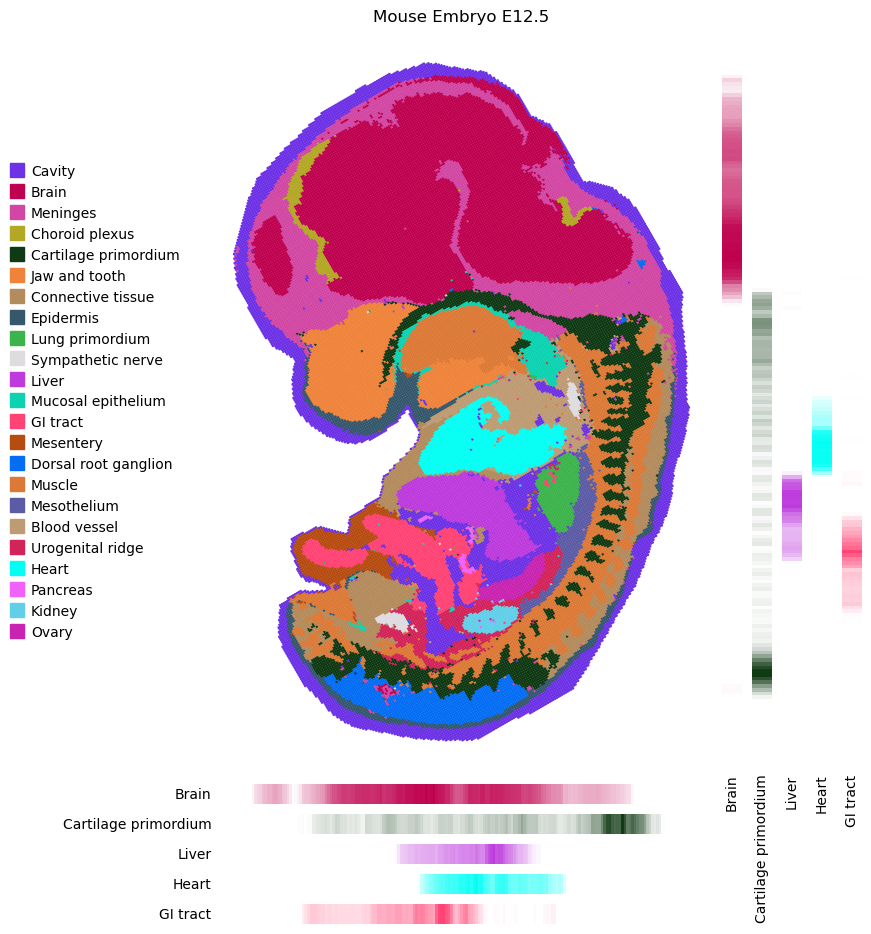

Python code for this plot:

import numpy as np
from matplotlib.colors import LinearSegmentedColormap
from matplotlib import pyplot as plt
from legendkit import cat_legend
import marsilea as ma

# Load dataset and prepare data

embryo = ma.load_data("mouse_embryo")

# 最大值
xmax = embryo["cell_x"].max()
ymax = embryo["cell_y"].max()
# 正负对称的起始终止
xstart, xend = -xmax * 0.05, xmax * 1.05
ystart, yend = -ymax * 0.05, ymax * 1.05

'''
np.linspace() 是 NumPy 库中的一个函数，
用于在指定的起始点和结束点之间生成等间隔的数值序列。
这个函数非常适用于需要精确控制元素间隔的场合。
'''
xrange = np.linspace(xstart, xend, 200)
yrange = np.linspace(ystart, yend, 200)

# 取中间值
xmid = (xrange[1:] + xrange[:-1]) / 2
ymid = (yrange[1:] + yrange[:-1]) / 2


def get_xy_hist(ct):
    '''
    获得xy坐标的直方图
    np.histogram 用于计算一维数组的直方图

    import numpy as np
    data = np.array([1, 2, 3, 4, 5, 6, 7, 8, 9, 10])
    hist, bins = np.histogram(data, bins=5)
    print("直方图统计结果：", hist)
    print("区间边界值：", bins)

    直方图统计结果： [2 2 2 2 2]
    区间边界值： [ 1.   2.8  4.6  6.4  8.2 10. ]
    '''
    x = embryo[embryo["cell_type"] == ct]["cell_x"].to_numpy()
    y = embryo[embryo["cell_type"] == ct]["cell_y"].to_numpy()
    xhist, _ = np.histogram(x, bins=xrange)
    yhist, _ = np.histogram(y, bins=yrange)
    return xhist, yhist

# Here we have a predefined colormap for each cell type.

colormap = {
    "Cavity": "#6d32e6",
    "Brain": "#bf024f",
    "Meninges": "#d147a3",
    "Choroid plexus": "#b3a726",
    "Cartilage primordium": "#103a14",
    "Jaw and tooth": "#ef833a",
    "Connective tissue": "#b38b5c",
    "Epidermis": "#35586d",
    "Lung primordium": "#3cb44b",
    "Sympathetic nerve": "#dfdce0",
    "Liver": "#bd3add",
    "Mucosal epithelium": "#0bd3b1",
    "GI tract": "#ff4374",
    "Mesentery": "#b74c11",
    "Dorsal root ganglion": "#036df4",
    "Muscle": "#dd7936",
    "Mesothelium": "#5c5ca6",
    "Blood vessel": "#be9b72",
    "Urogenital ridge": "#d3245a",
    "Heart": "#03fff4",
    "Pancreas": "#f062f9",
    "Kidney": "#62cfe8",
    "Ovary": "#c923b1",
}

width = 5
height = width * (yend - ystart) / (xend - xstart)
# 白板
b = ma.WhiteBoard(height=height, width=width)

# 根据细胞类型添加子图
cell_types = ["Brain", "Cartilage primordium", "Liver", "Heart", "GI tract"]
for n in cell_types:
    # 添加子图
    b.add_canvas("bottom", size=0.2, pad=0.1, name=f"{n}-x")
    b.add_canvas("right", size=0.2, pad=0.1, name=f"{n}-y")
b.render()

# Draw cell
ax = b.get_main_ax()
# matplotlib.axes.Axes.scatter() 散点图
points = ax.scatter(embryo["cell_x"], embryo["cell_y"], s=1, c=embryo["colors"])
# 强制栅格化（位图）绘制矢量图形输出
# matplotlib.artist.Artist.set_rasterized
# Force rasterized (bitmap) drawing for vector graphics output.
points.set_rasterized(True)
# 限制 x/y 轴范围
ax.set_xlim(xstart, xend)
ax.set_ylim(ystart, yend)
# 设置标题
ax.set_title("Mouse Embryo E12.5")
# 关闭x/y轴刻度
# matplotlib.axes.Axes.set_axis_off
# Hide all visual components of the x- and y-axis.
ax.set_axis_off()

# 分别取列表
colors = list(colormap.values())
labels = list(colormap.keys())

# 猜测是 指定 legend 颜色分配
# 具有相同手柄的分类图例
# 这对于创建共享的图例很有用 相同的手柄，但颜色不同
# Categorical legend with same handles
# This is useful to create legend that share the same handle but with different colors
cat_legend(colors=colors, labels=labels, ax=ax, loc="out left center", fontsize=10)

for n in cell_types:
    xh, yh = get_xy_hist(n)
    cmap = LinearSegmentedColormap.from_list(n, ["white", colormap[n]])
    x_ax = b.get_ax(f"{n}-x")
    # 密度过渡的条带图
    # 使用不规则矩形网格创建伪彩色图 
    # Create a pseudocolor plot with a non-regular rectangular grid.
    x_ax.pcolormesh(xh.reshape(1, -1), cmap=cmap)
    x_ax.set_axis_off()
    x_ax.text(0, 0.5, n, va="center", ha="right", transform=x_ax.transAxes)

    y_ax = b.get_ax(f"{n}-y")
    # 密度过渡的条带图
    # 使用不规则矩形网格创建伪彩色图 
    # Create a pseudocolor plot with a non-regular rectangular grid.
    y_ax.pcolormesh(yh.reshape(-1, 1), cmap=cmap)
    y_ax.set_axis_off()
    y_ax.text(0.5, 0, n, va="top", ha="center", rotation=90, transform=y_ax.transAxes)


# sphinx_gallery_ignore_start

# 对于 marsilea 与 seaborn/matplotlib 的组合绘图
# 以及 marsilea.WhiteBoard 基础上的绘图使用 matplotlib.pyplot.savefig() 保存图片
plt.savefig("Mouse_Embryo_Map.png", bbox_inches="tight")